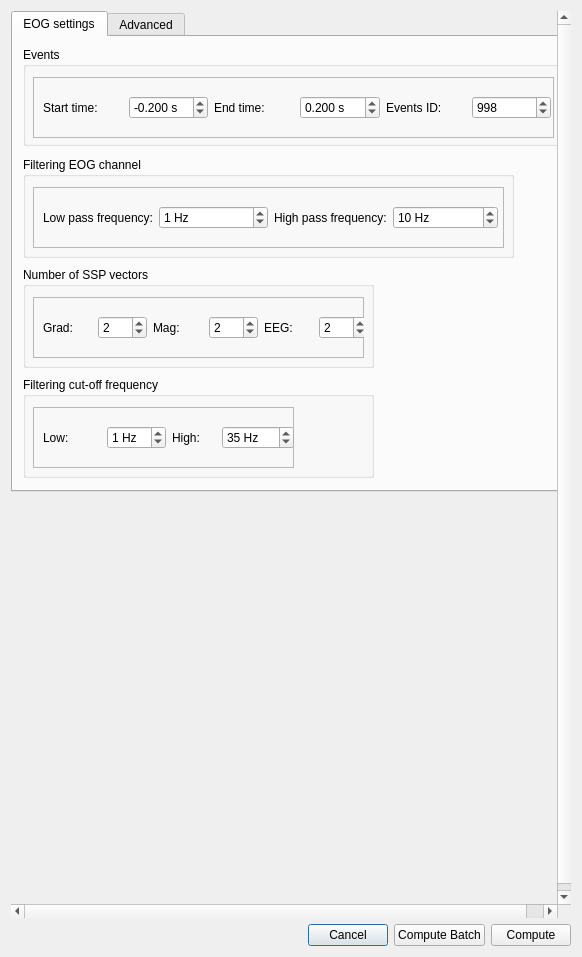
<?xml version="1.0" encoding="UTF-8"?>
<ui version="4.0">
 <class>Dialog</class>
 <widget class="QDialog" name="Dialog">
  <property name="enabled">
   <bool>true</bool>
  </property>
  <property name="geometry">
   <rect>
    <x>0</x>
    <y>0</y>
    <width>582</width>
    <height>957</height>
   </rect>
  </property>
  <property name="windowTitle">
   <string>Meggie - Compute EOG projections</string>
  </property>
  <layout class="QGridLayout" name="gridLayout">
   <item row="1" column="0">
    <layout class="QHBoxLayout" name="horizontalLayout_13">
     <item>
      <spacer name="horizontalSpacer">
       <property name="orientation">
        <enum>Qt::Horizontal</enum>
       </property>
       <property name="sizeHint" stdset="0">
        <size>
         <width>40</width>
         <height>20</height>
        </size>
       </property>
      </spacer>
     </item>
     <item>
      <widget class="QPushButton" name="pushButtonCancel">
       <property name="text">
        <string>Cancel</string>
       </property>
      </widget>
     </item>
     <item>
      <widget class="QPushButton" name="pushButtonComputeBatch">
       <property name="text">
        <string>Compute Batch</string>
       </property>
      </widget>
     </item>
     <item>
      <widget class="QPushButton" name="pushButtonCompute">
       <property name="sizePolicy">
        <sizepolicy hsizetype="Minimum" vsizetype="Fixed">
         <horstretch>0</horstretch>
         <verstretch>0</verstretch>
        </sizepolicy>
       </property>
       <property name="text">
        <string>Compute</string>
       </property>
      </widget>
     </item>
    </layout>
   </item>
   <item row="0" column="0">
    <widget class="QScrollArea" name="scrollArea">
     <property name="frameShape">
      <enum>QFrame::NoFrame</enum>
     </property>
     <property name="widgetResizable">
      <bool>true</bool>
     </property>
     <widget class="QWidget" name="scrollAreaWidgetContents">
      <property name="geometry">
       <rect>
        <x>0</x>
        <y>0</y>
        <width>564</width>
        <height>900</height>
       </rect>
      </property>
      <property name="minimumSize">
       <size>
        <width>564</width>
        <height>900</height>
       </size>
      </property>
      <widget class="QTabWidget" name="tabWidgetEOGSettings">
       <property name="geometry">
        <rect>
         <x>0</x>
         <y>0</y>
         <width>553</width>
         <height>481</height>
        </rect>
       </property>
       <property name="currentIndex">
        <number>0</number>
       </property>
       <widget class="QWidget" name="tabEOG1">
        <attribute name="title">
         <string>EOG settings</string>
        </attribute>
        <widget class="QGroupBox" name="groupBoxFilter">
         <property name="geometry">
          <rect>
           <x>10</x>
           <y>340</y>
           <width>351</width>
           <height>101</height>
          </rect>
         </property>
         <property name="title">
          <string>Filtering cut-off frequency</string>
         </property>
         <widget class="QFrame" name="frame_7">
          <property name="geometry">
           <rect>
            <x>10</x>
            <y>30</y>
            <width>261</width>
            <height>61</height>
           </rect>
          </property>
          <property name="frameShape">
           <enum>QFrame::StyledPanel</enum>
          </property>
          <property name="frameShadow">
           <enum>QFrame::Raised</enum>
          </property>
          <widget class="QWidget" name="horizontalLayoutWidget_19">
           <property name="geometry">
            <rect>
             <x>10</x>
             <y>10</y>
             <width>251</width>
             <height>41</height>
            </rect>
           </property>
           <layout class="QHBoxLayout" name="horizontalLayout_25">
            <item>
             <layout class="QHBoxLayout" name="horizontalLayout_26">
              <item>
               <widget class="QLabel" name="labelLow">
                <property name="text">
                 <string>Low:</string>
                </property>
               </widget>
              </item>
              <item>
               <widget class="QSpinBox" name="spinBoxLow">
                <property name="suffix">
                 <string> Hz</string>
                </property>
                <property name="value">
                 <number>1</number>
                </property>
               </widget>
              </item>
             </layout>
            </item>
            <item>
             <layout class="QHBoxLayout" name="horizontalLayout_27">
              <item>
               <widget class="QLabel" name="labelHigh">
                <property name="text">
                 <string>High:</string>
                </property>
               </widget>
              </item>
              <item>
               <widget class="QSpinBox" name="spinBoxHigh">
                <property name="suffix">
                 <string> Hz</string>
                </property>
                <property name="maximum">
                 <number>1000</number>
                </property>
                <property name="value">
                 <number>35</number>
                </property>
               </widget>
              </item>
             </layout>
            </item>
           </layout>
          </widget>
         </widget>
        </widget>
        <widget class="QGroupBox" name="groupBoxFilteringEOG">
         <property name="geometry">
          <rect>
           <x>10</x>
           <y>120</y>
           <width>491</width>
           <height>101</height>
          </rect>
         </property>
         <property name="title">
          <string>Filtering EOG channel</string>
         </property>
         <widget class="QFrame" name="frame_6">
          <property name="geometry">
           <rect>
            <x>10</x>
            <y>30</y>
            <width>471</width>
            <height>61</height>
           </rect>
          </property>
          <property name="frameShape">
           <enum>QFrame::StyledPanel</enum>
          </property>
          <property name="frameShadow">
           <enum>QFrame::Raised</enum>
          </property>
          <widget class="QWidget" name="horizontalLayoutWidget_20">
           <property name="geometry">
            <rect>
             <x>10</x>
             <y>10</y>
             <width>455</width>
             <height>41</height>
            </rect>
           </property>
           <layout class="QHBoxLayout" name="horizontalLayout_18">
            <item>
             <layout class="QHBoxLayout" name="horizontalLayout_23">
              <item>
               <widget class="QLabel" name="labelLowPass">
                <property name="text">
                 <string>Low pass frequency:</string>
                </property>
               </widget>
              </item>
              <item>
               <widget class="QSpinBox" name="spinBoxLowPass">
                <property name="suffix">
                 <string> Hz</string>
                </property>
                <property name="value">
                 <number>1</number>
                </property>
               </widget>
              </item>
             </layout>
            </item>
            <item>
             <layout class="QHBoxLayout" name="horizontalLayout_24">
              <item>
               <widget class="QLabel" name="labelHighPass">
                <property name="text">
                 <string>High pass frequency:</string>
                </property>
               </widget>
              </item>
              <item>
               <widget class="QSpinBox" name="spinBoxHighPass">
                <property name="suffix">
                 <string> Hz</string>
                </property>
                <property name="maximum">
                 <number>1000</number>
                </property>
                <property name="value">
                 <number>10</number>
                </property>
               </widget>
              </item>
             </layout>
            </item>
           </layout>
          </widget>
         </widget>
        </widget>
        <widget class="QGroupBox" name="groupBoxSSP">
         <property name="geometry">
          <rect>
           <x>10</x>
           <y>230</y>
           <width>351</width>
           <height>101</height>
          </rect>
         </property>
         <property name="title">
          <string>Number of SSP vectors</string>
         </property>
         <widget class="QFrame" name="frame_2">
          <property name="geometry">
           <rect>
            <x>10</x>
            <y>30</y>
            <width>331</width>
            <height>61</height>
           </rect>
          </property>
          <property name="frameShape">
           <enum>QFrame::StyledPanel</enum>
          </property>
          <property name="frameShadow">
           <enum>QFrame::Raised</enum>
          </property>
          <widget class="QWidget" name="horizontalLayoutWidget_9">
           <property name="geometry">
            <rect>
             <x>10</x>
             <y>10</y>
             <width>325</width>
             <height>41</height>
            </rect>
           </property>
           <layout class="QHBoxLayout" name="horizontalLayout_9">
            <item>
             <layout class="QHBoxLayout" name="horizontalLayout_3">
              <item>
               <widget class="QLabel" name="labelGrad">
                <property name="text">
                 <string>Grad:</string>
                </property>
               </widget>
              </item>
              <item>
               <widget class="QSpinBox" name="spinBoxGrad">
                <property name="value">
                 <number>2</number>
                </property>
               </widget>
              </item>
             </layout>
            </item>
            <item>
             <layout class="QHBoxLayout" name="horizontalLayout_4">
              <item>
               <widget class="QLabel" name="labelMag">
                <property name="text">
                 <string>Mag:</string>
                </property>
               </widget>
              </item>
              <item>
               <widget class="QSpinBox" name="spinBoxMag">
                <property name="value">
                 <number>2</number>
                </property>
               </widget>
              </item>
             </layout>
            </item>
            <item>
             <layout class="QHBoxLayout" name="horizontalLayout_5">
              <item>
               <widget class="QLabel" name="labelEeg">
                <property name="text">
                 <string>EEG:</string>
                </property>
               </widget>
              </item>
              <item>
               <widget class="QSpinBox" name="spinBoxEeg">
                <property name="value">
                 <number>2</number>
                </property>
               </widget>
              </item>
             </layout>
            </item>
           </layout>
          </widget>
         </widget>
        </widget>
        <widget class="QGroupBox" name="groupBoxEvent">
         <property name="geometry">
          <rect>
           <x>10</x>
           <y>10</y>
           <width>541</width>
           <height>99</height>
          </rect>
         </property>
         <property name="title">
          <string>Events</string>
         </property>
         <widget class="QFrame" name="frame">
          <property name="geometry">
           <rect>
            <x>10</x>
            <y>30</y>
            <width>521</width>
            <height>61</height>
           </rect>
          </property>
          <property name="frameShape">
           <enum>QFrame::StyledPanel</enum>
          </property>
          <property name="frameShadow">
           <enum>QFrame::Raised</enum>
          </property>
          <widget class="QWidget" name="horizontalLayoutWidget_8">
           <property name="geometry">
            <rect>
             <x>10</x>
             <y>10</y>
             <width>508</width>
             <height>41</height>
            </rect>
           </property>
           <layout class="QHBoxLayout" name="horizontalLayout_8">
            <item>
             <layout class="QHBoxLayout" name="horizontalLayout">
              <item>
               <widget class="QLabel" name="labelTmin">
                <property name="text">
                 <string>Start time:</string>
                </property>
               </widget>
              </item>
              <item>
               <widget class="QDoubleSpinBox" name="doubleSpinBoxTmin">
                <property name="suffix">
                 <string> s</string>
                </property>
                <property name="decimals">
                 <number>3</number>
                </property>
                <property name="minimum">
                 <double>-99.989999999999995</double>
                </property>
                <property name="singleStep">
                 <double>0.050000000000000</double>
                </property>
                <property name="value">
                 <double>-0.200000000000000</double>
                </property>
               </widget>
              </item>
             </layout>
            </item>
            <item>
             <layout class="QHBoxLayout" name="horizontalLayout_2">
              <item>
               <widget class="QLabel" name="labelTmax">
                <property name="text">
                 <string>End time:</string>
                </property>
               </widget>
              </item>
              <item>
               <widget class="QDoubleSpinBox" name="doubleSpinBoxTmax">
                <property name="suffix">
                 <string> s</string>
                </property>
                <property name="decimals">
                 <number>3</number>
                </property>
                <property name="minimum">
                 <double>-99.989999999999995</double>
                </property>
                <property name="singleStep">
                 <double>0.050000000000000</double>
                </property>
                <property name="value">
                 <double>0.200000000000000</double>
                </property>
               </widget>
              </item>
             </layout>
            </item>
            <item>
             <layout class="QHBoxLayout" name="horizontalLayout_6">
              <item>
               <widget class="QLabel" name="labelEventID">
                <property name="text">
                 <string>Events ID:</string>
                </property>
               </widget>
              </item>
              <item>
               <widget class="QSpinBox" name="spinBoxEventsID">
                <property name="maximum">
                 <number>10000</number>
                </property>
                <property name="value">
                 <number>998</number>
                </property>
               </widget>
              </item>
             </layout>
            </item>
           </layout>
          </widget>
         </widget>
        </widget>
       </widget>
       <widget class="QWidget" name="tabEOG2">
        <attribute name="title">
         <string>Advanced</string>
        </attribute>
        <widget class="QWidget" name="horizontalLayoutWidget_17">
         <property name="geometry">
          <rect>
           <x>10</x>
           <y>60</y>
           <width>351</width>
           <height>41</height>
          </rect>
         </property>
         <layout class="QHBoxLayout" name="horizontalLayout_21">
          <item>
           <widget class="QLabel" name="labelStart1">
            <property name="text">
             <string>Start artifact detection after</string>
            </property>
           </widget>
          </item>
          <item>
           <widget class="QSpinBox" name="spinBoxStart"/>
          </item>
          <item>
           <widget class="QLabel" name="labelStart2">
            <property name="text">
             <string>seconds.</string>
            </property>
           </widget>
          </item>
         </layout>
        </widget>
        <widget class="QWidget" name="horizontalLayoutWidget">
         <property name="geometry">
          <rect>
           <x>10</x>
           <y>160</y>
           <width>285</width>
           <height>41</height>
          </rect>
         </property>
         <layout class="QHBoxLayout" name="horizontalLayout_7">
          <item>
           <widget class="QLabel" name="labelJobs">
            <property name="text">
             <string>Number of jobs to run in parallel:</string>
            </property>
           </widget>
          </item>
          <item>
           <widget class="QSpinBox" name="spinBoxJobs">
            <property name="value">
             <number>1</number>
            </property>
           </widget>
          </item>
         </layout>
        </widget>
        <widget class="QWidget" name="layoutWidget">
         <property name="geometry">
          <rect>
           <x>10</x>
           <y>10</y>
           <width>531</width>
           <height>41</height>
          </rect>
         </property>
         <layout class="QHBoxLayout" name="horizontalLayout_28">
          <item>
           <widget class="QLabel" name="labelBad">
            <property name="text">
             <string>Bad channels (eg. MEG 2443, MEG 1531):</string>
            </property>
           </widget>
          </item>
          <item>
           <widget class="QLineEdit" name="lineEditBad"/>
          </item>
         </layout>
        </widget>
        <widget class="QWidget" name="layoutWidget_2">
         <property name="geometry">
          <rect>
           <x>10</x>
           <y>110</y>
           <width>310</width>
           <height>41</height>
          </rect>
         </property>
         <layout class="QHBoxLayout" name="horizontalLayout_22">
          <item>
           <widget class="QLabel" name="labelTaps">
            <property name="text">
             <string>Number of taps to use for filtering:</string>
            </property>
           </widget>
          </item>
          <item>
           <widget class="QSpinBox" name="spinBoxTaps">
            <property name="maximum">
             <number>10000</number>
            </property>
            <property name="value">
             <number>2048</number>
            </property>
           </widget>
          </item>
         </layout>
        </widget>
        <widget class="QWidget" name="verticalLayoutWidget">
         <property name="geometry">
          <rect>
           <x>10</x>
           <y>210</y>
           <width>371</width>
           <height>101</height>
          </rect>
         </property>
         <layout class="QVBoxLayout" name="verticalLayout">
          <item>
           <widget class="QCheckBox" name="checkBoxEEGProj">
            <property name="text">
             <string>Add EEG average reference proj.</string>
            </property>
           </widget>
          </item>
          <item>
           <widget class="QCheckBox" name="checkBoxSSPProj">
            <property name="text">
             <string>Exclude the SSP projectors currently in the fiff file</string>
            </property>
            <property name="checked">
             <bool>true</bool>
            </property>
           </widget>
          </item>
          <item>
           <widget class="QCheckBox" name="checkBoxSSPCompute">
            <property name="text">
             <string>Compute SSP after averaging</string>
            </property>
           </widget>
          </item>
         </layout>
        </widget>
        <widget class="QGroupBox" name="groupBox">
         <property name="geometry">
          <rect>
           <x>10</x>
           <y>310</y>
           <width>491</width>
           <height>131</height>
          </rect>
         </property>
         <property name="title">
          <string>Epoch rejection</string>
         </property>
         <widget class="QFrame" name="frameEpochRejection">
          <property name="enabled">
           <bool>true</bool>
          </property>
          <property name="geometry">
           <rect>
            <x>10</x>
            <y>30</y>
            <width>461</width>
            <height>91</height>
           </rect>
          </property>
          <property name="frameShape">
           <enum>QFrame::StyledPanel</enum>
          </property>
          <property name="frameShadow">
           <enum>QFrame::Raised</enum>
          </property>
          <widget class="QWidget" name="horizontalLayoutWidget_4">
           <property name="geometry">
            <rect>
             <x>10</x>
             <y>10</y>
             <width>441</width>
             <height>80</height>
            </rect>
           </property>
           <layout class="QHBoxLayout" name="horizontalLayout_12">
            <item>
             <layout class="QVBoxLayout" name="verticalLayout_2">
              <item>
               <layout class="QHBoxLayout" name="horizontalLayout_14">
                <item>
                 <widget class="QLabel" name="labelGradReject">
                  <property name="text">
                   <string>Grad:</string>
                  </property>
                 </widget>
                </item>
                <item>
                 <widget class="QDoubleSpinBox" name="doubleSpinBoxGradReject">
                  <property name="prefix">
                   <string/>
                  </property>
                  <property name="suffix">
                   <string> fT/cm</string>
                  </property>
                  <property name="maximum">
                   <double>1000000000.000000000000000</double>
                  </property>
                  <property name="value">
                   <double>3000.000000000000000</double>
                  </property>
                 </widget>
                </item>
               </layout>
              </item>
              <item>
               <layout class="QHBoxLayout" name="horizontalLayout_11">
                <item>
                 <widget class="QLabel" name="labelEegReject">
                  <property name="text">
                   <string>EEG:</string>
                  </property>
                 </widget>
                </item>
                <item>
                 <widget class="QDoubleSpinBox" name="doubleSpinBoxEEGReject">
                  <property name="suffix">
                   <string> uV</string>
                  </property>
                  <property name="maximum">
                   <double>1000000000.000000000000000</double>
                  </property>
                  <property name="value">
                   <double>100.000000000000000</double>
                  </property>
                 </widget>
                </item>
               </layout>
              </item>
             </layout>
            </item>
            <item>
             <layout class="QVBoxLayout" name="verticalLayout_3">
              <item>
               <layout class="QHBoxLayout" name="horizontalLayout_10">
                <item>
                 <widget class="QLabel" name="labelMagReject">
                  <property name="text">
                   <string>Mag:</string>
                  </property>
                 </widget>
                </item>
                <item>
                 <widget class="QDoubleSpinBox" name="doubleSpinBoxMagReject">
                  <property name="suffix">
                   <string> fT</string>
                  </property>
                  <property name="maximum">
                   <double>1000000000.000000000000000</double>
                  </property>
                  <property name="value">
                   <double>4000.000000000000000</double>
                  </property>
                 </widget>
                </item>
               </layout>
              </item>
              <item>
               <layout class="QHBoxLayout" name="horizontalLayout_15">
                <item>
                 <widget class="QLabel" name="labelEogReject">
                  <property name="text">
                   <string>EOG:</string>
                  </property>
                 </widget>
                </item>
                <item>
                 <widget class="QDoubleSpinBox" name="doubleSpinBoxEOGReject">
                  <property name="suffix">
                   <string> uV</string>
                  </property>
                  <property name="maximum">
                   <double>1000000000.000000000000000</double>
                  </property>
                  <property name="value">
                   <double>1000000000.000000000000000</double>
                  </property>
                 </widget>
                </item>
               </layout>
              </item>
             </layout>
            </item>
           </layout>
          </widget>
         </widget>
        </widget>
       </widget>
      </widget>
      <widget class="QWidget" name="widget" native="true">
       <property name="geometry">
        <rect>
         <x>0</x>
         <y>490</y>
         <width>301</width>
         <height>371</height>
        </rect>
       </property>
      </widget>
     </widget>
    </widget>
   </item>
  </layout>
 </widget>
 <tabstops>
  <tabstop>scrollArea</tabstop>
  <tabstop>doubleSpinBoxTmin</tabstop>
  <tabstop>doubleSpinBoxTmax</tabstop>
  <tabstop>spinBoxEventsID</tabstop>
  <tabstop>spinBoxLowPass</tabstop>
  <tabstop>spinBoxHighPass</tabstop>
  <tabstop>spinBoxGrad</tabstop>
  <tabstop>spinBoxMag</tabstop>
  <tabstop>spinBoxEeg</tabstop>
  <tabstop>spinBoxLow</tabstop>
  <tabstop>spinBoxHigh</tabstop>
  <tabstop>lineEditBad</tabstop>
  <tabstop>spinBoxStart</tabstop>
  <tabstop>spinBoxTaps</tabstop>
  <tabstop>spinBoxJobs</tabstop>
  <tabstop>checkBoxEEGProj</tabstop>
  <tabstop>checkBoxSSPProj</tabstop>
  <tabstop>checkBoxSSPCompute</tabstop>
  <tabstop>pushButtonCancel</tabstop>
  <tabstop>pushButtonCompute</tabstop>
  <tabstop>tabWidgetEOGSettings</tabstop>
 </tabstops>
 <resources/>
 <connections>
  <connection>
   <sender>pushButtonCompute</sender>
   <signal>clicked()</signal>
   <receiver>Dialog</receiver>
   <slot>accept()</slot>
   <hints>
    <hint type="sourcelabel">
     <x>642</x>
     <y>934</y>
    </hint>
    <hint type="destinationlabel">
     <x>333</x>
     <y>5</y>
    </hint>
   </hints>
  </connection>
  <connection>
   <sender>pushButtonComputeBatch</sender>
   <signal>clicked()</signal>
   <receiver>Dialog</receiver>
   <slot>acceptBatch()</slot>
   <hints>
    <hint type="sourcelabel">
     <x>513</x>
     <y>926</y>
    </hint>
    <hint type="destinationlabel">
     <x>367</x>
     <y>0</y>
    </hint>
   </hints>
  </connection>
  <connection>
   <sender>pushButtonCancel</sender>
   <signal>clicked()</signal>
   <receiver>Dialog</receiver>
   <slot>reject()</slot>
   <hints>
    <hint type="sourcelabel">
     <x>378</x>
     <y>921</y>
    </hint>
    <hint type="destinationlabel">
     <x>259</x>
     <y>5</y>
    </hint>
   </hints>
  </connection>
 </connections>
 <slots>
  <slot>acceptBatch()</slot>
 </slots>
</ui>
